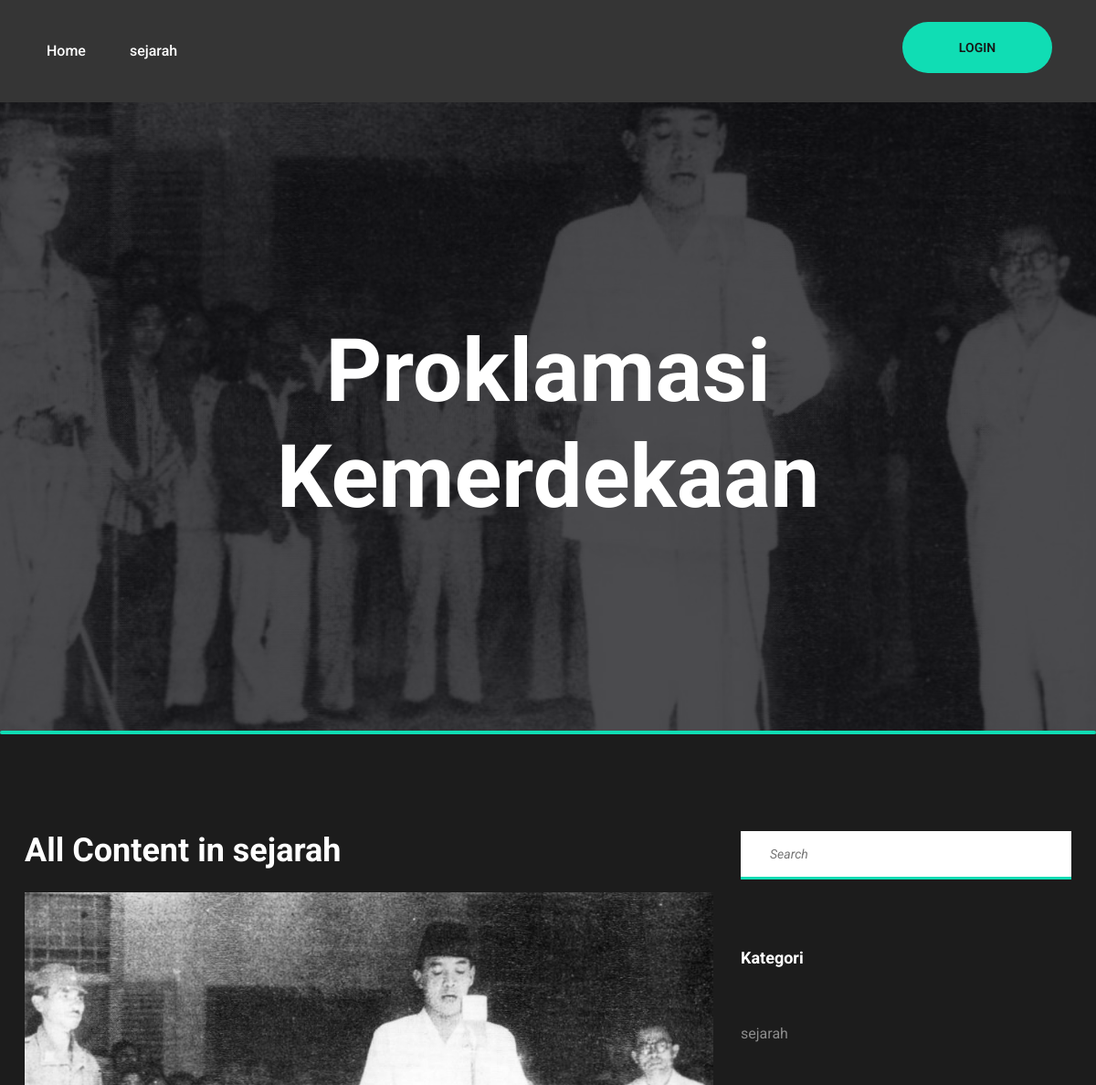
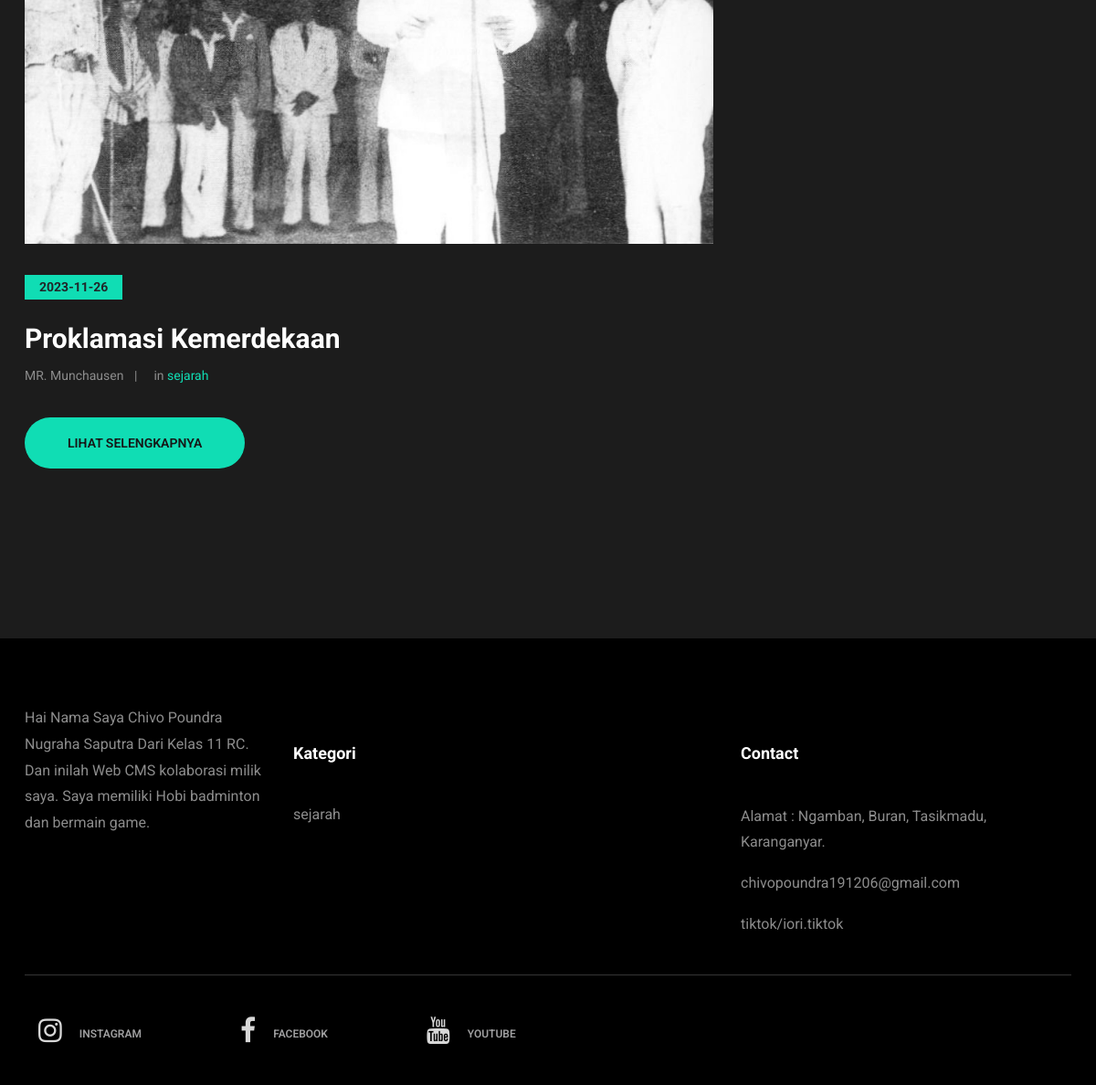
The app's page /home/kategori/1 with its own data (2 pictures, top to bottom).
### tables this page shows
CREATE TABLE `kategori` (
  `id_kategori` int(11) NOT NULL,
  `nama_kategori` varchar(60) NOT NULL
);

CREATE TABLE `carousel` (
  `id_carousel` int(11) NOT NULL,
  `judul` varchar(60) NOT NULL,
  `foto` varchar(30) NOT NULL
);

CREATE TABLE `konten` (
  `id_konten` int(11) NOT NULL,
  `judul` varchar(60) NOT NULL,
  `keterangan` text NOT NULL,
  `slug` varchar(60) NOT NULL,
  `id_kategori` varchar(20) NOT NULL,
  `tanggal` date NOT NULL,
  `username` varchar(60) NOT NULL,
  `foto` varchar(30) NOT NULL
);

CREATE TABLE `user` (
  `id_user` int(11) NOT NULL,
  `username` varchar(60) NOT NULL,
  `password` varchar(200) NOT NULL,
  `nama` varchar(40) NOT NULL,
  `level` enum('Admin','Kontributor') NOT NULL
);

CREATE TABLE `konfigurasi` (
  `id_konfigurasi` int(11) NOT NULL,
  `judul_website` varchar(60) NOT NULL,
  `profil_website` text NOT NULL,
  `instagram` varchar(50) NOT NULL,
  `facebook` varchar(50) NOT NULL,
  `tiktok` varchar(50) NOT NULL,
  `alamat` varchar(50) NOT NULL,
  `email` varchar(50) NOT NULL
);

### application/controllers/Home.php (called while the page is built, shortened)
<?php
class Home extends CI_Controller {
    public function kategori($id){
        $this->db->from('konfigurasi');
        $konfig = $this->db->get()->row();
        $this->db->from('kategori');
        $kategori = $this->db->get()->result_array();
        $kategori = $this->db->from('kategori')->get()->result_array();
        $carousel = $this->db->from('carousel')->get()->result_array();
        $this->db->from('konten a');
        $this->db->join('kategori b','a.id_kategori=b.id_kategori','left');
        $this->db->join('user c','a.username=c.username','left');
        $this->db->where('a.id_kategori',$id);
        $konten = $this->db->get()->result_array();
        $this->db->from('kategori');
        $this->db->where('id_kategori',$id);
        $nama_kategori = $this->db->get()->row()->nama_kategori;
        $data = array(
            'judul' => $nama_kategori." | Web CMS",
            'nama_kategori' => $nama_kategori,
            'konfig'  => $konfig,
            'kategori'  => $kategori,
            'konten'    => $konten,
            'carousel'    => $carousel,
        );
        $this->load->view('kategori', $data);
    }
}

### index.php (called while the page is built, shortened)
<?php
require_once BASEPATH.'core/CodeIgniter.php';

### application/views/kategori.php (the view, shortened to what this page needs)
<!DOCTYPE html>
<html lang="zxx">
<head>
	<link rel="stylesheet" href="<?= base_url('assets/front/'); ?>css/bootstrap.min.css"/>
	<link rel="stylesheet" href="<?= base_url('assets/front/'); ?>css/font-awesome.min.css"/>
	<link rel="stylesheet" href="<?= base_url('assets/front/'); ?>css/magnific-popup.css"/>
	<link rel="stylesheet" href="<?= base_url('assets/front/'); ?>css/owl.carousel.min.css"/>
	<link rel="stylesheet" href="<?= base_url('assets/front/'); ?>css/animate.css"/>
	<link rel="stylesheet" href="<?= base_url('assets/front/'); ?>css/slicknav.min.css"/>
	<link rel="stylesheet" href="<?= base_url('assets/front/'); ?>css/style.css"/>
</head>
<body>
	<header class="header-section">
		<ul class="main-menu">
			<li><a href="<?= base_url() ?>">Home</a></li>
			<?php foreach($kategori as $k){ ?>
                <li><a href="<?= base_url('home/kategori/') . $k['id_kategori'] ?>"><?= $k['nama_kategori'] ?></a></li>
            <?php } ?>
		</ul>
	<a href="<?= base_url('auth') ?>" class="site-btn float-right mt-4 mx-5">Login</a>
	</header>
	<section class="hero-section">
		<div class="hero-slider owl-carousel">
            <?php foreach($carousel as $car){ ?>
			<div class="hero-item set-bg" data-setbg="<?= base_url('assets/upload/carousel/' . $car['foto']); ?>">
				<div class="container">
					<div class="row">
						<div class="col-lg-10 offset-lg-1">
							<h2><?= $car['judul'] ?></h2>
						</div>
					</div>
				</div>
			</div>
            <?php } ?>
		</div>
	</section>
	<section class="blog-section spad">
		<div class="container">
			<div class="row">
				<div class="col-lg-8 blog-posts">
                    <h2 class="text-white mb-4">All Content in <?= $nama_kategori ?></h2>
					<?php foreach($konten as $k){ ?>
					<div class="blog-post featured-post">
						<img src="<?= base_url('assets/upload/konten/'.$k['foto']); ?>" alt="">
						<div class="post-date"><?= $k['tanggal'] ?></div>
						<h3><?= $k['judul'] ?></h3>
						<div class="post-metas">
							<div class="post-meta"><?= $k['nama'] ?></div>
							<div class="post-meta">in <a href="#"><?= $k['nama_kategori'] ?></a></div>
						</div>
						<a href="<?= base_url('home/artikel/').$k['slug'] ?>" class="site-btn">Lihat Selengkapnya</a>
					</div>
					<?php } ?>
					<div class="row">
						<div class="col-md-12">
						</div>
					</div>
				</div>
				<div class="col-lg-4 sidebar">
					<div class="sb-widget">
						<form class="sb-search">
							<input type="text" placeholder="Search">
						</form>
					</div>
					<div class="sb-widget">
						<h2 class="sb-title">Kategori</h2>
						<ul class="sb-cata-list">
							<?php foreach($kategori as $k){ ?>
                                <li><a href="<?= base_url('home/kategori/') . $k['id_kategori'] ?>"><?= $k['nama_kategori'] ?></a></li>
                            <?php } ?>
						</ul>
					</div>
				</div>
			</div>
		</div>
	</section>
	<div class="footer-section">
		<div class="container">
			<div class="row">
				<div class="col-lg-3">
					<div class="footer-widget">
						<div class="about-widget">
							<p>
                               <?= $konfig->profil_website; ?>
							</p>
						</div>
					</div>
				</div>
				<div class="col-lg-5 col-sm-6">
					<div class="footer-widget">
						<h2 class="fw-title">Kategori</h2>
						<ul>
							<?php foreach($kategori as $k2){ ?>
							<li><a href=""><?= $k2['nama_kategori']; ?></a></li>
							<?php } ?>
						</ul>
					</div>
				</div>
				<div class="col-lg-4 col-sm-6">
					<div class="footer-widget">
						<h2 class="fw-title">Contact</h2>
						<ul>
								<li >
									<p <?= $konfig->alamat; ?>>
									<?= $konfig->alamat; ?>
									</p>
								</li>
								<li >
									<p <?= $konfig->email; ?>>
									<?= $konfig->email; ?>
									</p>
								</li>
								<li>
									<p <?= $konfig->tiktok; ?>>
                                    <?= $konfig->tiktok; ?>
								</li>
						</ul>
					</div>
				</div>
			</div>
		<div class="social-links-warp">
			<div class="container">
				<div class="social-links">
					<a href="https://instagram.com/iori.disini"><i class="fa fa-instagram"></i><span>instagram</span></a>
					<a href="https://facebook.com/Gustavo Munchausen"><i class="fa fa-facebook"></i><span>facebook</span></a>
					<a href="https://youtube.com/Everything about iori"><i class="fa fa-youtube"></i><span>youtube</span></a>
				</div>
			</div>
		</div>
	</div>
	</body>
</html>

### records on screen
kategori: nama_kategori "sejarah"
carousel: judul "Proklamasi Kemerdekaan"
konten: foto (picture), tanggal "2023-11-26", judul "Proklamasi Kemerdekaan", user.nama "MR. Munchausen", id_kategori.nama_kategori "sejarah"
konfigurasi: profil_website "Hai Nama Saya Chivo Poundra Nugraha Saputra Dari Kelas 11 RC. Dan inilah Web CMS kolaborasi milik saya. Saya memiliki Hobi badminton dan bermain game.", alamat "Alamat : Ngamban, Buran, Tasikmadu, Karanganyar.", email "chivopoundra191206@gmail.com", tiktok "tiktok/iori.tiktok"

### other values on screen
$nama_kategori "sejarah"
